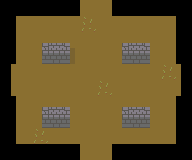

A 2D game scene composited from a Tiled map and its tileset images. What follows is a short description and the map's XML, with every tile layer's data as written:
An orthogonal 12x10 tile map with 16x16 px tiles, 2 tile layers (Tile Layer 1, shadows).

<map version="1.2" tiledversion="1.2.3" orientation="orthogonal" renderorder="right-down" width="12" height="10" tilewidth="16" tileheight="16" infinite="0" nextlayerid="3" nextobjectid="1">
 <tileset firstgid="1" source="../tilesheets/BaseTilesheet.tsx" />
 <layer id="1" name="Tile Layer 1" width="12" height="10">
  <data encoding="csv">
0,0,0,0,0,2,2,0,0,0,0,0,
0,2,2,2,2,35,2,2,2,2,2,0,
0,2,7,5,6,2,2,7,5,6,2,0,
0,2,22,1,21,2,2,22,1,21,2,0,
4,2,2,2,2,2,2,2,2,2,35,3,
4,2,2,2,2,2,35,2,2,2,2,3,
0,2,7,5,6,2,2,7,5,6,2,0,
0,2,22,1,21,2,2,22,1,21,2,0,
0,2,35,2,2,2,2,2,2,2,2,0,
0,0,0,0,0,2,2,0,0,0,0,0
</data>
 </layer>
 <layer id="2" name="shadows" width="12" height="10">
  <data encoding="csv">
0,0,0,0,0,0,0,0,0,0,0,0,
0,0,0,0,0,0,0,0,0,0,0,0,
0,0,0,0,0,0,0,0,0,0,0,0,
0,0,0,0,36,0,0,0,0,0,0,0,
0,0,0,0,0,0,0,0,0,0,0,0,
0,0,0,0,0,0,0,0,0,0,0,0,
0,0,0,0,0,0,0,0,0,0,0,0,
0,0,0,0,0,0,0,0,0,0,0,0,
0,0,0,0,0,0,0,0,0,0,0,0,
0,0,0,0,0,0,0,0,0,0,0,0
</data>
 </layer>
</map>